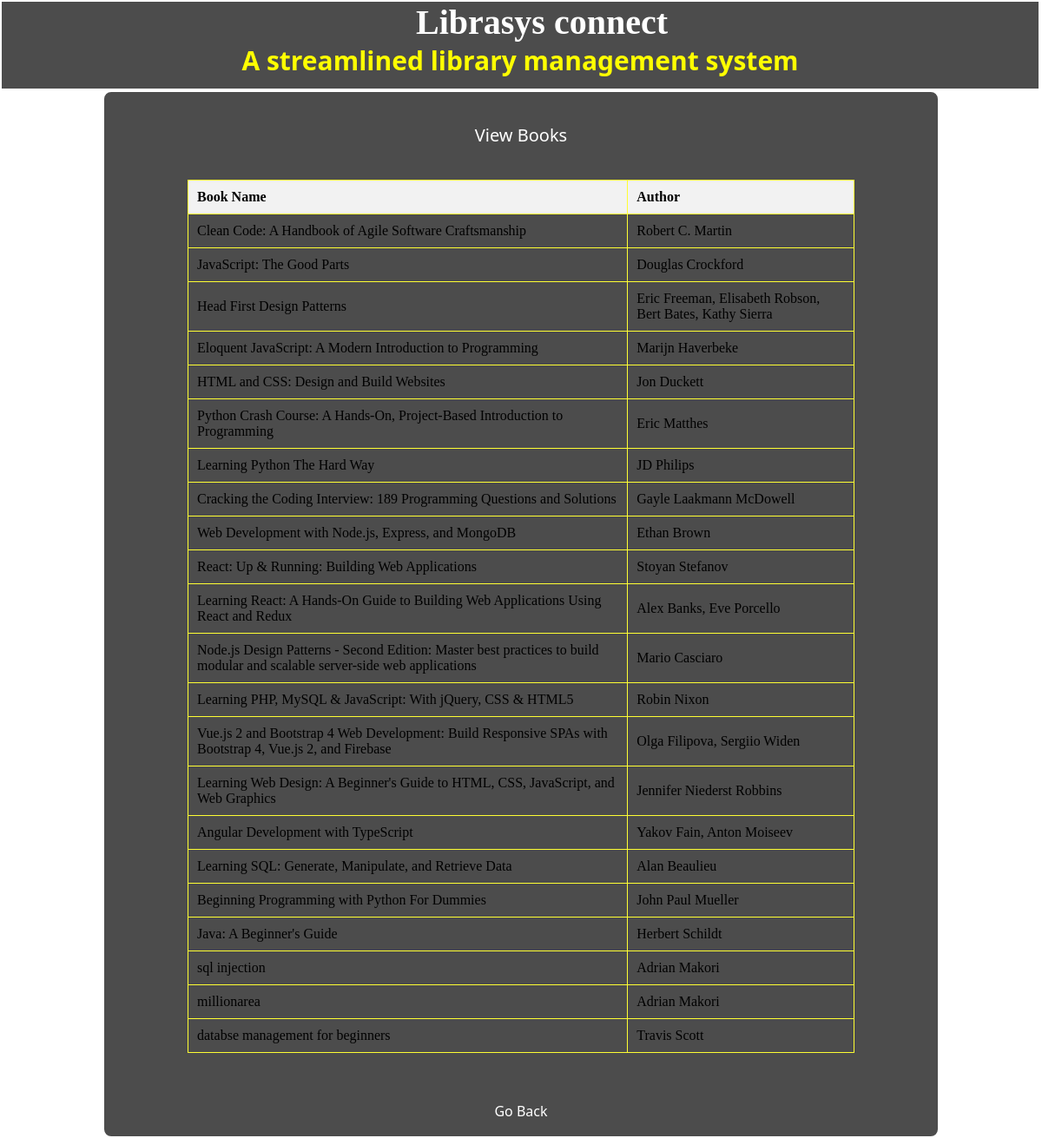
The app's page /viewBook.php with its own data.
### tables this page shows
CREATE TABLE `books` (
  `id` int(255) NOT NULL,
  `name` varchar(255) NOT NULL,
  `author` varchar(255) NOT NULL
);

### viewBook.php (the view, shortened to what this page needs)
<?php
include ("setting.php");
$books_query = mysqli_query($set, "SELECT * FROM books");
if (mysqli_num_rows($books_query) > 0) {
    $table_output = "<table border='1' class='table'>\n";
    $table_output .= "<tr><th>Book Name</th><th>Author</th></tr>\n";
    while ($book = mysqli_fetch_array($books_query)) {
        $table_output .= "<tr><td>{$book['name']}</td><td>{$book['author']}</td></tr>\n";
    }
    $table_output .= "</table>";
} else {
    $table_output = "<p>No books available.</p>";
}
?>
<!DOCTYPE html>
<html lang="en">
<head>
    <link href="stylesheet.css" rel="stylesheet" type="text/css" />
</head>
<body>
    <div id="banner">
        <span class="head">Librasys connect</span><br />
        <marquee class="clg" direction="right" behavior="alternate" scrollamount="1">A streamlined library management
            system</marquee>
    </div>
    <div align="center">
        <div id="wrapper">
            <br />
            <br />
            <span class="SubHead">View Books</span>
            <br />
            <br />
            <?php echo $table_output; ?>
            <br />
            <br />
            <a href="home.php" class="link">Go Back</a>
            <br />
            <br />
        </div>
    </div>
</body>
</html>

### stylesheet.css (style rules this page uses)
body { margin:0px; }
.head { font-family:"Trebuchet MS"; font-size:40px; color:#FFF; margin-left:50px; font-weight: 800; }
#banner { width:99.5%; height:100px; border:2px solid #FFF; background-color:rgba(0,0,0,0.7); text-align: center; }
.clg { font-family:"Segoe UI"; font-size:30px; color:#FF0; font-weight: 600; }
#wrapper { width:80%; border-radius:10px; border:2px solid #FFF; background-color:rgba(0,0,0,0.7); }
.SubHead { font-family:"Segoe UI"; color:#FFF; font-size:20px; }
.table { border-radius:5px; padding:0px 5px; border:1px solid #FF3; background-color:transparent; }
a.link:link { font-family:"Segoe UI";font-size:16px;color:#FFF;text-decoration:none; }
.table { width: 80%; margin: 20px auto; border-collapse: collapse; }
.table th, .table td { padding: 10px; text-align: left; }
.table th { background-color: #f2f2f2; }

### records on screen
books: name "Clean Code: A Handbook of Agile Software Craftsmanship", author "Robert C. Martin"
books: name "JavaScript: The Good Parts", author "Douglas Crockford"
books: name "Head First Design Patterns", author "Eric Freeman, Elisabeth Robson, Bert Bates, Kathy Sierra"
books: name "Eloquent JavaScript: A Modern Introduction to Programming", author "Marijn Haverbeke"
books: name "HTML and CSS: Design and Build Websites", author "Jon Duckett"
books: name "Python Crash Course: A Hands-On, Project-Based Introduction to Programming", author "Eric Matthes"
books: name "Learning Python The Hard Way", author "JD Philips"
books: name "Cracking the Coding Interview: 189 Programming Questions and Solutions", author "Gayle Laakmann McDowell"
books: name "Web Development with Node.js, Express, and MongoDB", author "Ethan Brown"
books: name "React: Up & Running: Building Web Applications", author "Stoyan Stefanov"
books: name "Learning React: A Hands-On Guide to Building Web Applications Using React and Redux", author "Alex Banks, Eve Porcello"
books: name "Node.js Design Patterns - Second Edition: Master best practices to build modular and scalable server-side web applications", author "Mario Casciaro"
books: name "Learning PHP, MySQL & JavaScript: With jQuery, CSS & HTML5", author "Robin Nixon"
books: name "Vue.js 2 and Bootstrap 4 Web Development: Build Responsive SPAs with Bootstrap 4, Vue.js 2, and Firebase", author "Olga Filipova, Sergiio Widen"
books: name "Learning Web Design: A Beginner's Guide to HTML, CSS, JavaScript, and Web Graphics", author "Jennifer Niederst Robbins"
books: name "Angular Development with TypeScript", author "Yakov Fain, Anton Moiseev"
books: name "Learning SQL: Generate, Manipulate, and Retrieve Data", author "Alan Beaulieu"
books: name "Beginning Programming with Python For Dummies", author "John Paul Mueller"
books: name "Java: A Beginner's Guide", author "Herbert Schildt"
books: name "sql injection", author "Adrian Makori"
books: name "millionarea", author "Adrian Makori"
books: name "databse management for beginners", author "Travis Scott"
